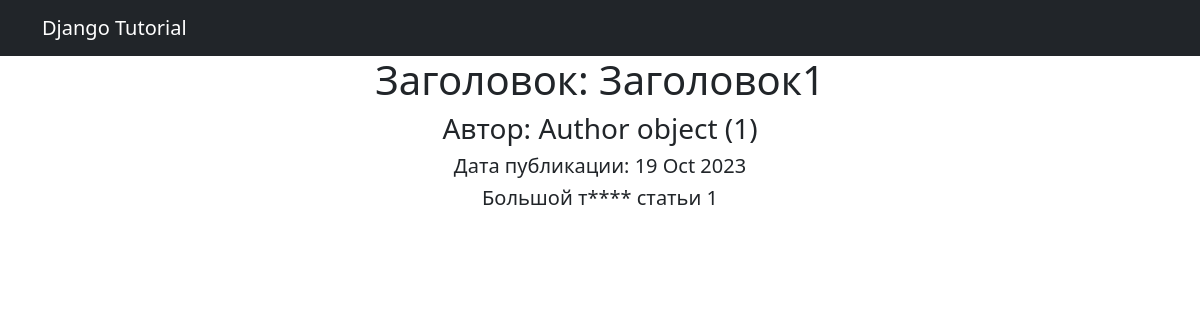
Screenshot of /news/1 with the database file from the repository.
### news/models.py (models this page shows, shortened)
class Post(models.Model):
    news = "NW"
    articl = "AR"
    CHOICE_CONTENS = [(news,'Новости'), (articl,'Статья')]
    time_creates = models.DateTimeField(auto_now_add=True)
    choice_content = models.CharField(max_length=2, choices=CHOICE_CONTENS, default= news)
    heading = models.CharField(max_length=64)
    rating = models.IntegerField(default=0)
    article_text = models.TextField()
    autor = models.ForeignKey(Author, on_delete=models.CASCADE)
    category = models.ManyToManyField(Category, through='PostCategory')

class Author(models.Model):
    rating = models.IntegerField(default=0)
    user_name = models.OneToOneField(User, on_delete=models.CASCADE)

### news/views.py (the view)
# urls.py: path('<int:pk>', PostDetail.as_view()),
class PostDetail(DetailView):
    model = Post
    template_name = 'text_news.html'
    context_object_name = 'heading'

### news/templatetags/custom_filters.py (called while the page is built)
@register.filter()
def censor(value):
    text = str(value)
    for i in unacceptable_words:
        iCaps = i.capitalize()
        replCaps = (i.capitalize()[0]).ljust(len(i),"*")
        repl = (i[0].ljust(len(i), "*"))
        text = text.replace(i,repl)
        text = text.replace(iCaps, replCaps)
    return text

### templates/text_news.html (shortened to what this page needs)
{% extends 'flatpages/default.html' %}
{% load custom_filters %}
{% block content %}
<h1>Заголовок: {{ heading.heading|censor }}</h1>
<h3>Автор: {{ heading.autor }}</h3>
<h5>Дата публикации: {{ heading.time_creates|date:'d M Y' }}</h5>
<h5>{{ heading.article_text|censor }}</h5>
{% endblock content %}

### rows the page displays
Post: heading|censor "Заголовок1", autor "Author object (1)", time_creates "19 Oct 2023", article_text|censor "Большой т**** статьи 1"
